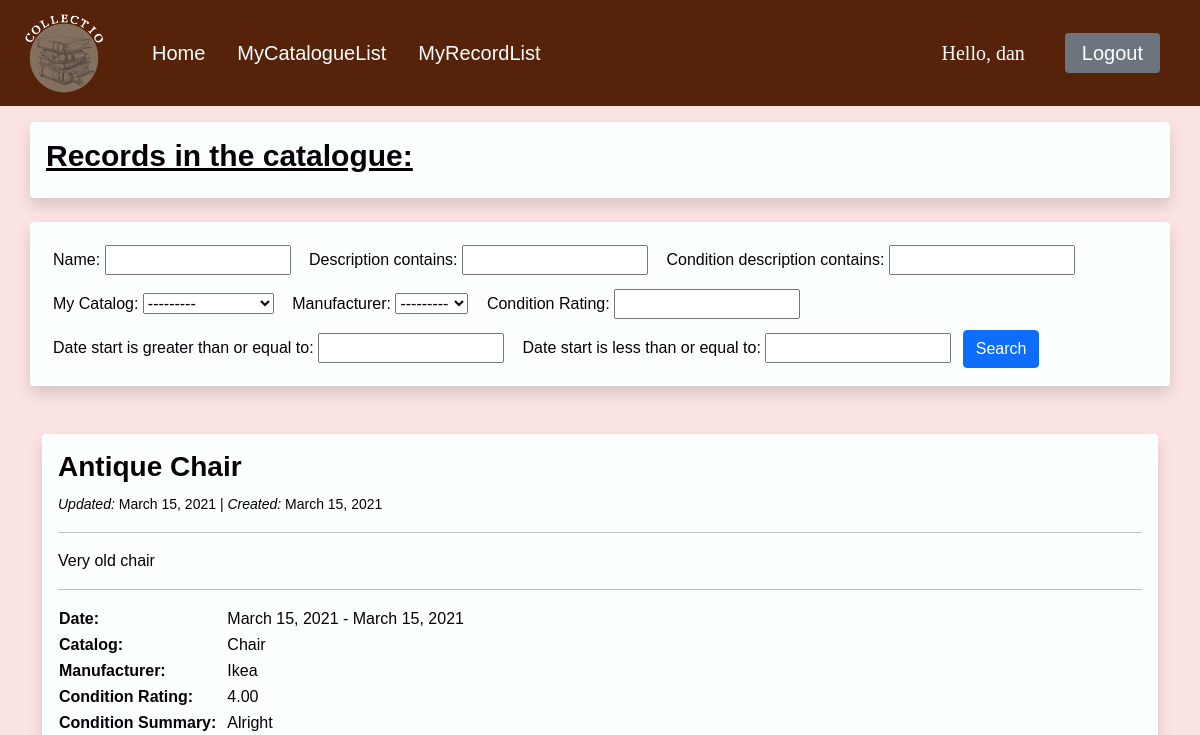
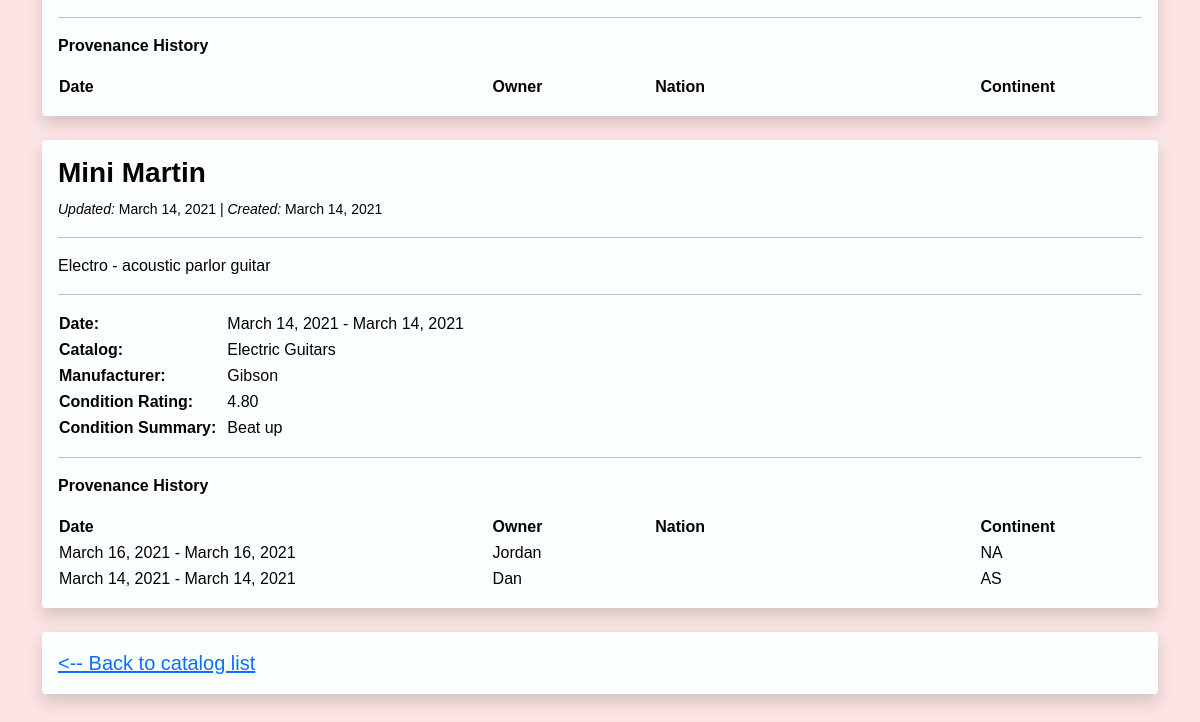
The page /search/ (signed in) on the database as committed earlier (2 pictures, top to bottom).
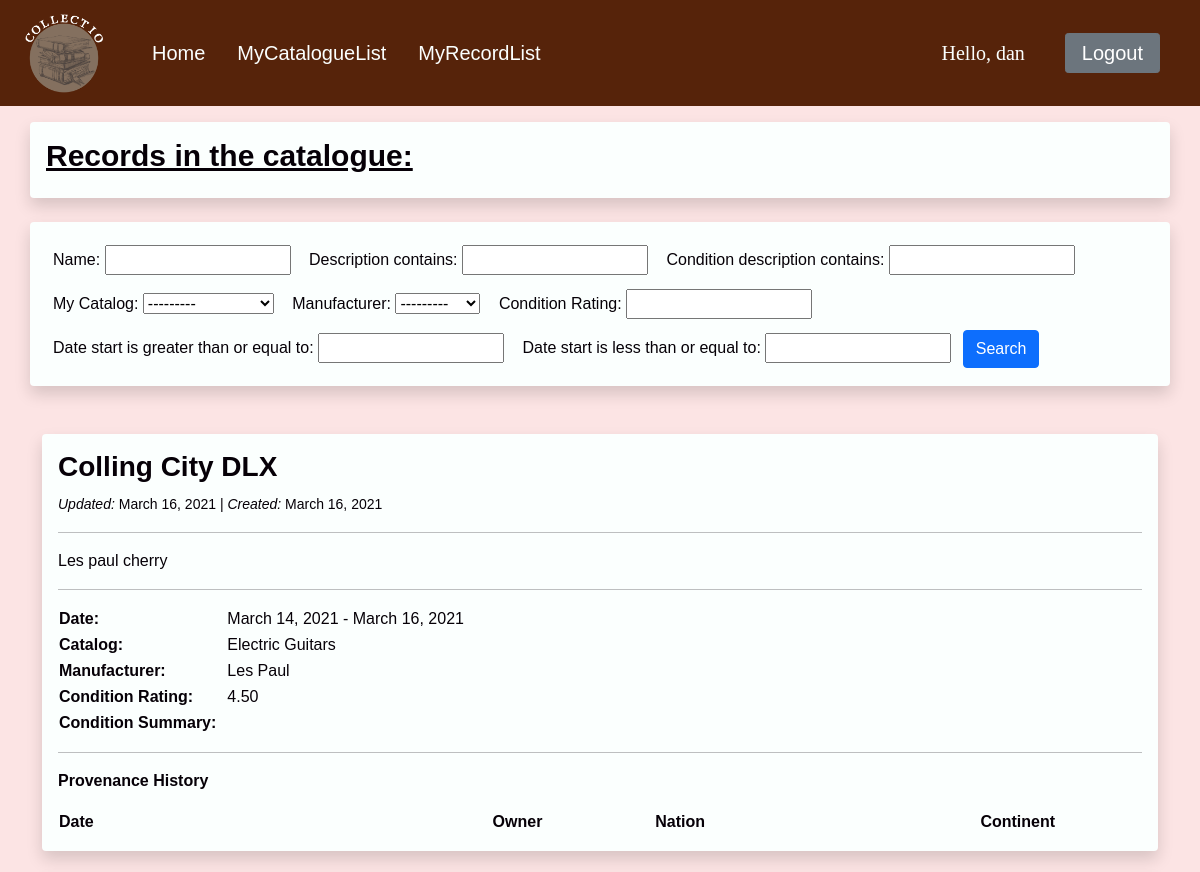
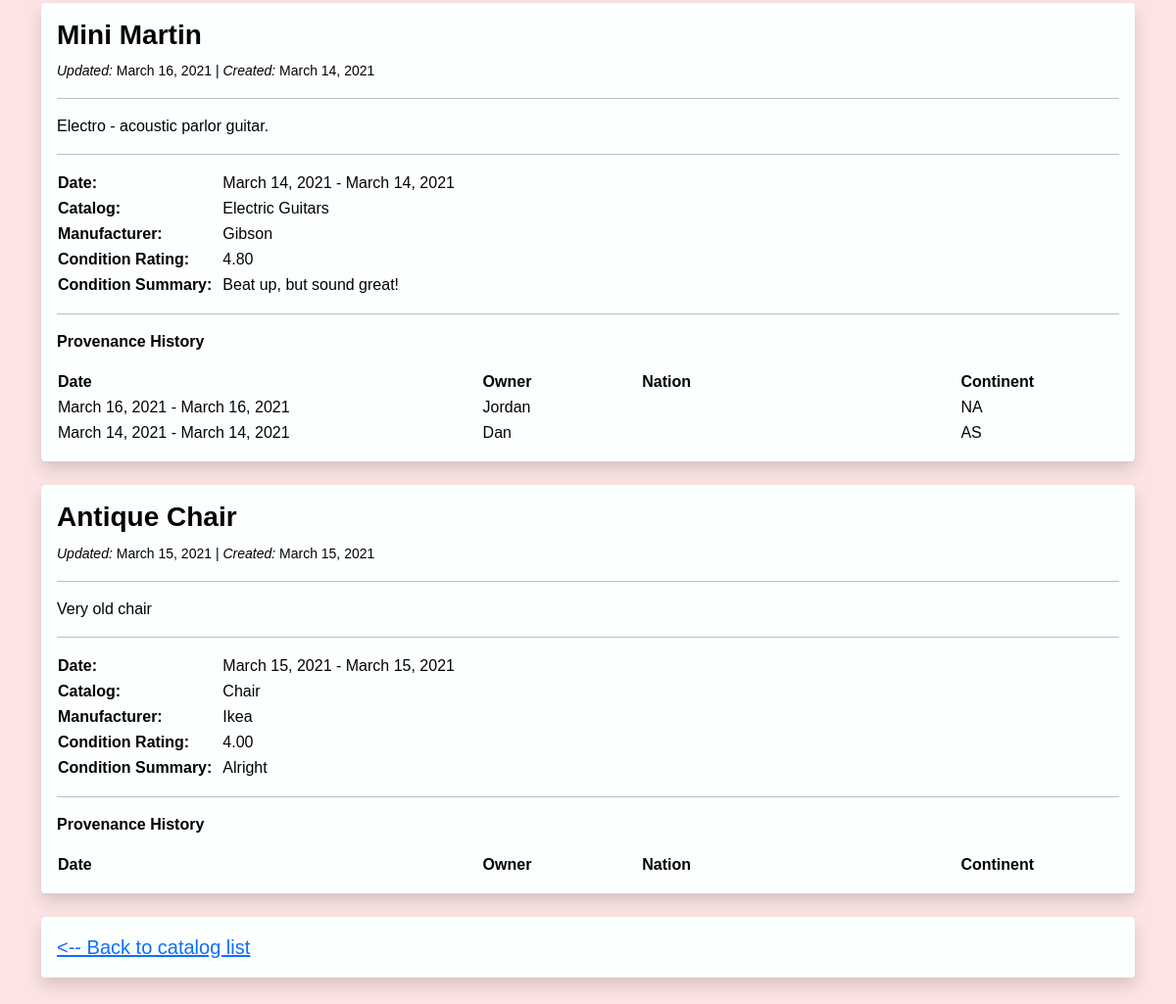
The same page on the database as committed later (2 pictures, top to bottom).
### catalog/models.py (models this page shows, shortened)
class CommonInfo(models.Model):
    id = models.AutoField(primary_key=True) # not necessary as django adds this to every model, but declared so that it is clear
    creation_date = models.DateField(auto_now_add=True)
    last_modified = models.DateField(auto_now=True)
    name = models.CharField(max_length=100, help_text='Enter name')
    description = models.TextField(blank=True, help_text='Enter description')
    class Meta:
        abstract = True
        ordering = ['-last_modified', 'name'] # '-' reverses order, e.i. newest first

class Record(CommonInfo):
    my_catalog = models.ForeignKey(Catalog, on_delete=models.CASCADE) # Many records to one Catalog. Deletes all records associated with deleted catalog.
    date_start = models.DateField() # TODO - is date range for when aquired or creation?
    date_end   = models.DateField()
    manufacturer = models.ForeignKey('Manufacturer', null=True, blank=True, on_delete=SET_NULL)
    condition_rating =  DecimalField(
        help_text='Enter condition rating from 0 to 5',
        default=0,
        decimal_places=2,
        max_digits=3,
        validators=[MinValueValidator(Decimal('0')), MaxValueValidator(Decimal('5'))]
    )
    condition_description = models.TextField(blank=True, help_text='Enter condition description')

class Catalog (CommonInfo):
    def __str__(self):
        return f'{self.name}'

class Manufacturer (models.Model):
    name = models.CharField(max_length=100, help_text='Enter name')
    def __str__(self):
        return f'{self.name}'

class Provenance (models.Model):
    record = models.ForeignKey(Record, on_delete=models.CASCADE)
    date_start = models.DateField()
    date_end   = models.DateField()
    owner = models.CharField(max_length=100, help_text='Enter owner', blank=True)
    nation = models.CharField(max_length=100, help_text='Enter nation', blank=True)
    CONTINENT_CHOICES = [
        ('AF', 'Africa'),
        ('AN', 'Antartica'),
        ('AS', 'Asia'),
        ('EU', 'Europe'),
        ('NA', 'North America'),
        ('OC', 'Oceania'),
        ('SA', 'South and Central America'),
    ]
    continent = models.CharField(max_length=2, choices=CONTINENT_CHOICES, default='AS')
    class Meta:
        ordering = ['-date_end']

### catalog/views.py (the view)
# urls.py: path('search/', views.search, name='search'),
@login_required(login_url='/login')
def search(request):
    catalogs = models.Catalog.objects.all()
    manufacturers = models.Manufacturer.objects.all()
    records = models.Record.objects.all()
    provenances = models.Provenance.objects.all()
    myFilter = RecordFilter(request.GET, queryset=records)
    records = myFilter.qs
    context = {
        'records': records,
        'provenances': provenances,
        'myFilter': myFilter,
        'catalogs': catalogs,
        'manufacturers': manufacturers,
    }
    return render(request, 'catalog/recordlist.html', context)

### catalog/templates/catalog/recordlist.html (shortened to what the changed rows need)
{% extends "catalog/base.html" %}
{% block content %}
    <div class="row pt-2">
        <div class="shadow p-3 mb-3 bg-light rounded">
            <h2 style="font-weight:bold;font-size:30px;text-decoration: underline;color: #060007">Records in the
                catalogue: </h2>
        </div>
    </div>
    {% if myFilter %}
        <br>
    {% endif %}
    <div class="container">
        {% for record in records %}
            <div class="row align-items-center">
                <div class="shadow p-3 mb-3 bg-dark rounded">
                    <h3 class="text" style="font-weight:bold;font-size:28px;"> {{ record.name }}</h3>
                    <p class="text"><small> <em> Updated: </em> {{ record.last_modified }} | <em>
                        Created: </em> {{ record.creation_date }} </small></p>
                    <hr>
                    <p class="text"> {{ record.description }}</p>
                    <hr>
                    <table>
                        <tr>
                            <td style="text-align: left;"><strong>Date: </strong></td>
                            <td style="text-align: left;">  {{ record.date_start }} - {{ record.date_end }} </td>
                        </tr>
                        <tr>
                            <td style="text-align: left;"><strong>Catalog: </strong></td>
                            <td style="text-align: left;"> {{ record.my_catalog.name }}</td>
                        </tr>
                        <tr>
                            <td style="text-align: left;"><strong>Manufacturer: </strong></td>
                            <td style="text-align: left;">  {{ record.manufacturer.name }} </td>
                        </tr>
                        <tr>
                            <td style="text-align: left;"><strong>Condition Rating: </strong></td>
                            <td style="text-align: left;">  {{ record.condition_rating }} </td>
                        </tr>
                        <tr>
                            <td style="text-align: left;"><strong>Condition Summary: </strong></td>
                            <td style="text-align: left;">  {{ record.condition_description }} </td>
                        </tr>
                    </table>
                    <hr>
                    <p><strong> Provenance History </strong></p>
                    <table style="width:100%">
                        <colgroup>
                            <col span="1" style="width: 40%;">
                            <col span="1" style="width: 15%;">
                            <col span="1" style="width: 30%;">
                            <col span="1" style="width: 15%;">
                        </colgroup>
                        <tr>
                            <th> Date</th>
                            <th> Owner</th>
                            <th> Nation</th>
                            <th> Continent</th>
                        </tr>
                        {% for prov in provenances %}
                            {% if prov.record.id == record.id %}
                                <tr>
                                    <td> {{ prov.date_start }} - {{ prov.date_end }} </td>
                                    <td> {{ prov.owner }} </td>
                                    <td> {{ prov.nation }} </td>
                                    <td> {{ prov.continent }} </td>
                                </tr>
                            {% endif %}
                        {% endfor %}
                    </table>
                </div>
            </div>
        {% endfor %}
    </div>
    </div>
{% endblock content %}

Rows that differ between the two databases and show on the page:
added Record: name "Colling City DLX", last_modified "March 16, 2021", creation_date "March 16, 2021", description "Les paul cherry", date_start "March 14, 2021", date_end "March 16, 2021", my_catalog.name "Electric Guitars", manufacturer.name "Les Paul", condition_rating "4.50"
changed Record "Mini Martin": last_modified "March 14, 2021" → "March 16, 2021"; description "Electro - acoustic parlor guitar" → "Electro - acoustic parlor guitar."; condition_description "Beat up" → "Beat up, but sound great!"; moves up the list
